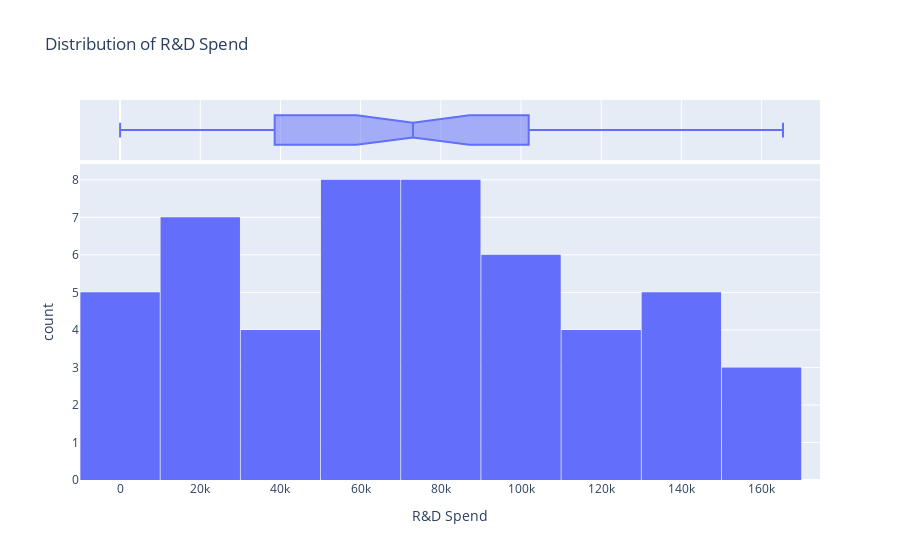

Notebook code cell kept with this figure:
### Code cell
fig = px.histogram(startups, 
                   x='R&D Spend', 
                   marginal='box',  
                   title='Distribution of R&D Spend')
fig.update_layout(bargap=0.01)
fig.show()

### Figure 1 — Plotly figure (JSON) as saved in the notebook; plotly's stock layout.template omitted (floating-point values rounded to 4 significant figures)
{"data": [{"alignmentgroup": "True", "bingroup": "x", "hovertemplate": "R&D Spend=%{x}<br>count=%{y}<extra></extra>", "legendgroup": "", "marker": {"color": "#636efa", "pattern": {"shape": ""}}, "name": "", "offsetgroup": "", "orientation": "v", "showlegend": false, "type": "histogram", "x": [165300.0, 162600.0, 153400.0, 144400.0, 142100.0, 131900.0, 134600.0, 130300.0, 120500.0, 123300.0, 101900.0, 100700.0, 93860.0, 91990.0, 119900.0, 114500.0, 78010.0, 94660.0, 91750.0, 86420.0, 76250.0, 78390.0, 73990.0, 67530.0, 77040.0, 64660.0, 75330.0, 72110.0, 66050.0, 65610.0, 61990.0, 61140.0, 63410.0, 55490.0, 46430.0, 46010.0, 28660.0, 44070.0, 20230.0, 38560.0, 28750.0, 27890.0, 23640.0, 15510.0, 22180.0, 1000.0, 1315.0, 0, 542.0, 0], "xaxis": "x", "yaxis": "y"}, {"alignmentgroup": "True", "hovertemplate": "R&D Spend=%{x}<extra></extra>", "legendgroup": "", "marker": {"color": "#636efa"}, "name": "", "notched": true, "offsetgroup": "", "showlegend": false, "type": "box", "x": [165300.0, 162600.0, 153400.0, 144400.0, 142100.0, 131900.0, 134600.0, 130300.0, 120500.0, 123300.0, 101900.0, 100700.0, 93860.0, 91990.0, 119900.0, 114500.0, 78010.0, 94660.0, 91750.0, 86420.0, 76250.0, 78390.0, 73990.0, 67530.0, 77040.0, 64660.0, 75330.0, 72110.0, 66050.0, 65610.0, 61990.0, 61140.0, 63410.0, 55490.0, 46430.0, 46010.0, 28660.0, 44070.0, 20230.0, 38560.0, 28750.0, 27890.0, 23640.0, 15510.0, 22180.0, 1000.0, 1315.0, 0, 542.0, 0], "xaxis": "x2", "yaxis": "y2"}], "layout": {"bargap": 0.01, "barmode": "relative", "legend": {"tracegroupgap": 0}, "title": {"text": "Distribution of R&D Spend"}, "xaxis": {"anchor": "y", "domain": [0, 1], "title": {"text": "R&D Spend"}}, "xaxis2": {"anchor": "y2", "domain": [0, 1], "matches": "x", "showgrid": true, "showticklabels": false}, "yaxis": {"anchor": "x", "domain": [0, 0.8316], "title": {"text": "count"}}, "yaxis2": {"anchor": "x2", "domain": [0.8416, 1], "matches": "y2", "showgrid": false, "showline": false, "showticklabels": false, "ticks": ""}}}
